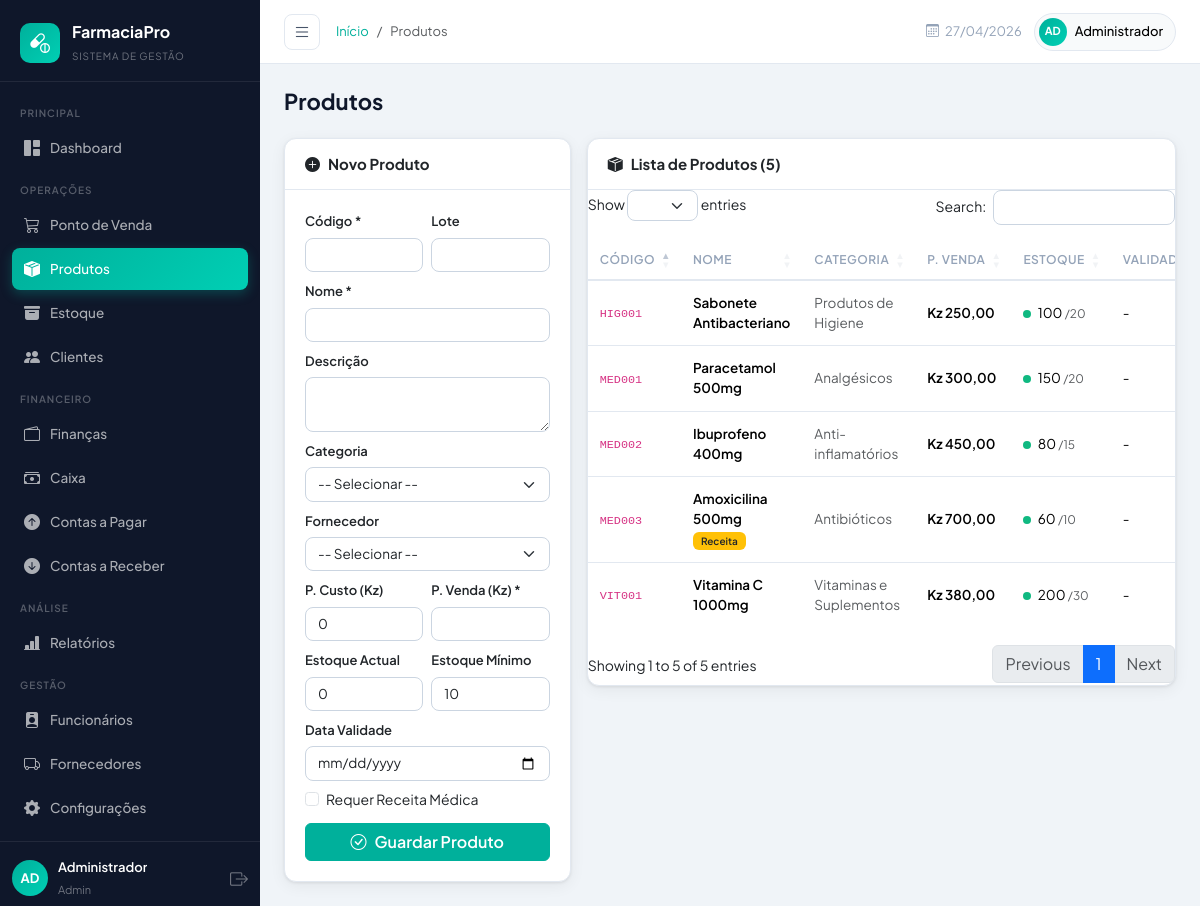
Page /produtos.php (signed in) on the committed database.
### tables this page shows
CREATE TABLE produtos (
    id INT AUTO_INCREMENT PRIMARY KEY,
    codigo VARCHAR(50) UNIQUE NOT NULL,
    nome VARCHAR(200) NOT NULL,
    descricao TEXT,
    categoria_id INT,
    fornecedor_id INT,
    preco_custo DECIMAL(10,2) DEFAULT 0.00,
    preco_venda DECIMAL(10,2) NOT NULL,
    estoque_atual INT DEFAULT 0,
    estoque_minimo INT DEFAULT 10,
    validade DATE,
    lote VARCHAR(50),
    requer_receita TINYINT(1) DEFAULT 0,
    ativo TINYINT(1) DEFAULT 1,
    criado_em TIMESTAMP DEFAULT CURRENT_TIMESTAMP,
    FOREIGN KEY (categoria_id) REFERENCES categorias(id),
    FOREIGN KEY (fornecedor_id) REFERENCES fornecedores(id)
);

CREATE TABLE categorias (
    id INT AUTO_INCREMENT PRIMARY KEY,
    nome VARCHAR(100) NOT NULL,
    descricao TEXT,
    criado_em TIMESTAMP DEFAULT CURRENT_TIMESTAMP
);

### config.php (called while the page is built, shortened)
<?php
class Database {
    private static $instance = null;
    private $conn;
    private function __construct() {
        try {
            $dsn = "mysql:host=" . DB_HOST . ";port=" . DB_PORT . ";dbname=" . DB_NAME . ";charset=utf8mb4";
            $this->conn = new PDO($dsn, DB_USER, DB_PASS, [
                PDO::ATTR_ERRMODE            => PDO::ERRMODE_EXCEPTION,
                PDO::ATTR_DEFAULT_FETCH_MODE => PDO::FETCH_ASSOC,
                PDO::ATTR_EMULATE_PREPARES   => false,
            ]);
        } catch (PDOException $e) {
            die(json_encode(['error' => 'Erro de conexão: ' . $e->getMessage()]));
        }
    }
    public static function getInstance(): self {
        if (self::$instance === null) {
            self::$instance = new self();
        }
        return self::$instance;
    }
    public function query(string $sql, array $params = []): PDOStatement {
        $stmt = $this->conn->prepare($sql);
        $stmt->execute($params);
        return $stmt;
    }
    public function fetchAll(string $sql, array $params = []): array {
        return $this->query($sql, $params)->fetchAll();
    }
}
function db(): Database {
    return Database::getInstance();
}

### produtos.php (the view, shortened to what this page needs)
<?php
require_once __DIR__ . '/header.php';
$produtos    = db()->fetchAll("SELECT p.*, c.nome cat_nome, f.nome forn_nome FROM produtos p LEFT JOIN categorias c ON c.id=p.categoria_id LEFT JOIN fornecedores f ON f.id=p.fornecedor_id ORDER BY p.nome");
$edit = null;
?>
<div class="row g-3">
    <div class="col-lg-4">
        <div class="card">
            <div class="card-header">
                <h5 class="card-title"><i class="bi bi-<?= $edit ? 'pencil' : 'plus-circle' ?>-fill me-2"></i><?= $edit ? 'Editar' : 'Novo' ?> Produto</h5>
            </div>
            <div class="card-body">
                <form method="POST">
                    <div class="row g-2">
                        <div class="col-6">
                            <label class="form-label">Código *</label>
                            <input type="text" name="codigo" class="form-control" required value="<?= htmlspecialchars($edit['codigo'] ?? '') ?>">
                        </div>
                        <div class="col-6">
                            <label class="form-label">Lote</label>
                            <input type="text" name="lote" class="form-control" value="<?= htmlspecialchars($edit['lote'] ?? '') ?>">
                        </div>
                        <div class="col-12">
                            <label class="form-label">Nome *</label>
                            <input type="text" name="nome" class="form-control" required value="<?= htmlspecialchars($edit['nome'] ?? '') ?>">
                        </div>
                        <div class="col-12">
                            <label class="form-label">Descrição</label>
                            <textarea name="descricao" class="form-control" rows="2"><?= htmlspecialchars($edit['descricao'] ?? '') ?></textarea>
                        </div>
                        <div class="col-12">
                            <label class="form-label">Categoria</label>
                            <select name="categoria_id" class="form-select">
                                <option value="">-- Selecionar --</option>
                            </select>
                        </div>
                        <div class="col-12">
                            <label class="form-label">Fornecedor</label>
                            <select name="fornecedor_id" class="form-select">
                                <option value="">-- Selecionar --</option>
                            </select>
                        </div>
                        <div class="col-6">
                            <label class="form-label">P. Custo (Kz)</label>
                            <input type="number" name="preco_custo" step="0.01" class="form-control" value="<?= $edit['preco_custo'] ?? '0' ?>">
                        </div>
                        <div class="col-6">
                            <label class="form-label">P. Venda (Kz) *</label>
                            <input type="number" name="preco_venda" step="0.01" class="form-control" required value="<?= $edit['preco_venda'] ?? '' ?>">
                        </div>
                        <div class="col-6">
                            <label class="form-label">Estoque Actual</label>
                            <input type="number" name="estoque_atual" class="form-control" value="<?= $edit['estoque_atual'] ?? '0' ?>">
                        </div>
                        <div class="col-6">
                            <label class="form-label">Estoque Mínimo</label>
                            <input type="number" name="estoque_minimo" class="form-control" value="<?= $edit['estoque_minimo'] ?? '10' ?>">
                        </div>
                        <div class="col-12">
                            <label class="form-label">Data Validade</label>
                            <input type="date" name="validade" class="form-control" value="<?= $edit['validade'] ?? '' ?>">
                        </div>
                        <div class="col-12">
                            <div class="form-check">
                                <input class="form-check-input" type="checkbox" name="requer_receita" value="1" id="rec" <?= ($edit['requer_receita'] ?? 0) ? 'checked' : '' ?>>
                                <label class="form-check-label" for="rec">Requer Receita Médica</label>
                            </div>
                        </div>
                        <div class="col-12 mt-2">
                            <button type="submit" class="btn btn-primary w-100">
                                <i class="bi bi-check-circle me-2"></i>Guardar Produto
                            </button>
                        </div>
                    </div>
                </form>
            </div>
        </div>
    </div>
    <div class="col-lg-8">
        <div class="card">
            <div class="card-header">
                <h5 class="card-title"><i class="bi bi-box-seam-fill me-2"></i>Lista de Produtos (<?= count($produtos) ?>)</h5>
            </div>
            <div class="card-body p-0">
                <div class="table-responsive">
                    <table class="table datatable mb-0">
                        <thead><tr>
                            <th>Código</th><th>Nome</th><th>Categoria</th><th>P. Venda</th><th>Estoque</th><th>Validade</th><th>Estado</th><th>Acções</th>
                        </tr></thead>
                        <tbody>
                        <?php foreach ($produtos as $p):
                            $stock_class = $p['estoque_atual'] == 0 ? 'stock-empty' : ($p['estoque_atual'] <= $p['estoque_minimo'] ? 'stock-low' : 'stock-ok');
                        ?>
                        <tr>
                            <td><code><?= htmlspecialchars($p['codigo']) ?></code></td>
                            <td>
                                <div class="fw-semibold"><?= htmlspecialchars($p['nome']) ?></div>
                                <?php if ($p['requer_receita']): ?><span class="badge bg-warning text-dark" style="font-size:10px">Receita</span><?php endif; ?>
                            </td>
                            <td class="text-muted"><?= htmlspecialchars($p['cat_nome'] ?? '-') ?></td>
                            <td class="fw-semibold">Kz <?= number_format($p['preco_venda'], 2, ',', '.') ?></td>
                            <td class="<?= $stock_class ?>">
                                <span class="stock-alert-badge"></span>
                                <?= $p['estoque_atual'] ?>
                                <small class="text-muted">/<?= $p['estoque_minimo'] ?></small>
                            </td>
                            <td class="<?= $p['validade'] && $p['validade'] < date('Y-m-d') ? 'text-danger fw-semibold' : '' ?>">
                                <?= $p['validade'] ? date('d/m/Y', strtotime($p['validade'])) : '-' ?>
                            </td>
                        </tr>
                        <?php endforeach; ?>
                        </tbody>
                    </table>
                </div>
            </div>
        </div>
    </div>
</div>
<?php require_once __DIR__ . '/footer.php'; ?>

### main.css (style rules this page uses)
:root { --primary: #00B09B; --primary-dark: #00897B; --primary-light: #E0F5F3; --accent: #FF6B35; --accent-light: #FFF0EB; --danger: #EF4444; --warning: #F59E0B; --success: #10B981; --info: #3B82F6; --bg: #F0F4F8; --surface: #FFFFFF; --surface-2: #F8FAFB; --border: #E2E8F0; --border-2: #CBD5E1; --text-primary: #0F172A; --text-secondary: #475569; --text-muted: #94A3B8; --sidebar-w: 260px; --header-h: 64px; --radius: 12px; --radius-sm: 8px; --shadow: 0 1px 3px rgba(0,0,0,.08), 0 4px 16px rgba(0,0,0,.06); --shadow-lg: 0 8px 32px rgba(0,0,0,.12); --font: 'Plus Jakarta Sans', sans-serif; --font-mono: 'DM Mono', monospace; }
*, *::before, *::after { box-sizing: border-box; }
html { scroll-behavior: smooth; }
body { font-family: var(--font); background: var(--bg); color: var(--text-primary); display: flex; min-height: 100vh; font-size: 14px; }
.card { background: var(--surface); border: 1px solid var(--border); border-radius: var(--radius); box-shadow: var(--shadow); }
.card-header { padding: 16px 20px; border-bottom: 1px solid var(--border); display: flex; align-items: center; justify-content: space-between; background: transparent; }
.card-title { font-size: 15px; font-weight: 700; margin: 0; }
.card-body { padding: 20px; }
.table { font-size: 13.5px; }
.table th { font-weight: 600; font-size: 12px; text-transform: uppercase; letter-spacing: .5px; color: var(--text-muted); border-bottom: 2px solid var(--border); padding: 10px 12px; white-space: nowrap; }
.table td { padding: 12px; vertical-align: middle; border-bottom: 1px solid var(--border); }
.table tbody tr:last-child td { border-bottom: none; }
.badge { font-size: 11px; font-weight: 600; padding: 4px 8px; border-radius: 6px; }
.btn-primary { background: var(--primary); border-color: var(--primary); font-weight: 600; }
.form-control, .form-select { border-radius: var(--radius-sm); border: 1px solid var(--border-2); font-size: 13.5px; font-family: var(--font); transition: border-color .2s, box-shadow .2s; }
.form-label { font-weight: 600; font-size: 13px; margin-bottom: 6px; }
.stock-alert-badge { width: 8px; height: 8px; border-radius: 50%; display: inline-block; margin-right: 4px; }
.stock-ok .stock-alert-badge { background: var(--success); }

### rows in the picture
produtos: codigo "MED003", nome "Amoxicilina 500mg", requer_receita "Receita", categoria.nome "Antibióticos", preco_venda "700,00", estoque_atual "60", estoque_minimo "10"
produtos: codigo "MED002", nome "Ibuprofeno 400mg", categoria.nome "Anti-inflamatórios", preco_venda "450,00", estoque_atual "80", estoque_minimo "15"
produtos: codigo "MED001", nome "Paracetamol 500mg", categoria.nome "Analgésicos", preco_venda "300,00", estoque_atual "150", estoque_minimo "20"
produtos: codigo "HIG001", nome "Sabonete Antibacteriano", categoria.nome "Produtos de Higiene", preco_venda "250,00", estoque_atual "100", estoque_minimo "20"
produtos: codigo "VIT001", nome "Vitamina C 1000mg", categoria.nome "Vitaminas e Suplementos", preco_venda "380,00", estoque_atual "200", estoque_minimo "30"

### other values in the picture
APP_NAME "FarmaciaPro"
substr($user['nome'], 0, 2) "AD"
explode(' ', $user['nome'])[0] "Administrador"
$user['perfil'] "Admin"
$page_title "Produtos"
count($produtos) "5"
